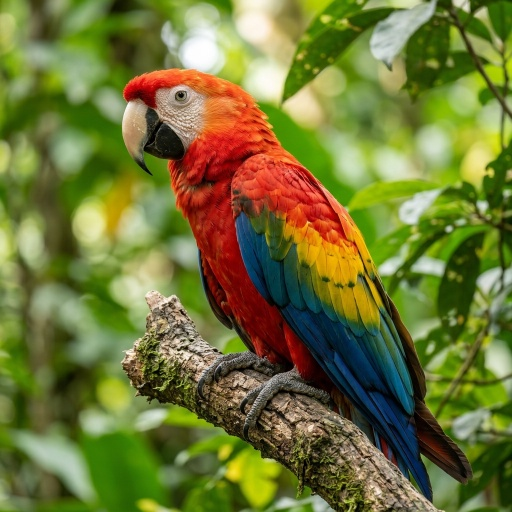
#> input picture DIP/image.jpg, 512 x 512 px
$ python fourier_transform.py
#> lines starting #> are read from the running program, lines starting #| are printed output that depends on the picture
# Question 20: 2D Fourier Transform and Inverse DFT
import cv2
import numpy as np
import matplotlib.pyplot as plt

img = cv2.imread('image.jpg', 0)
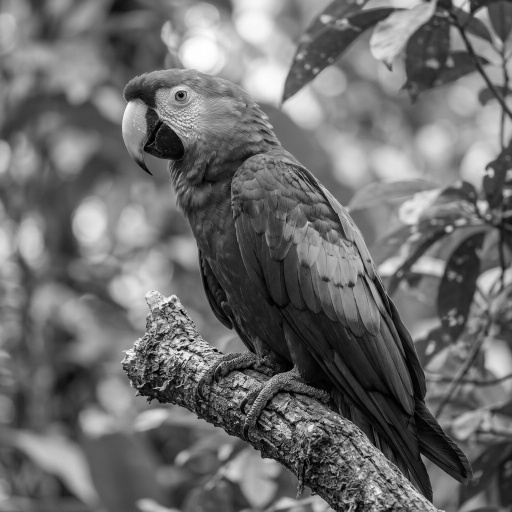
#> img: shape (512, 512); min 0, max 255, mean 109.1
f = np.fft.fft2(img)
fshift = np.fft.fftshift(f)
magnitude_spectrum = 20 * np.log(np.abs(fshift) + 1)
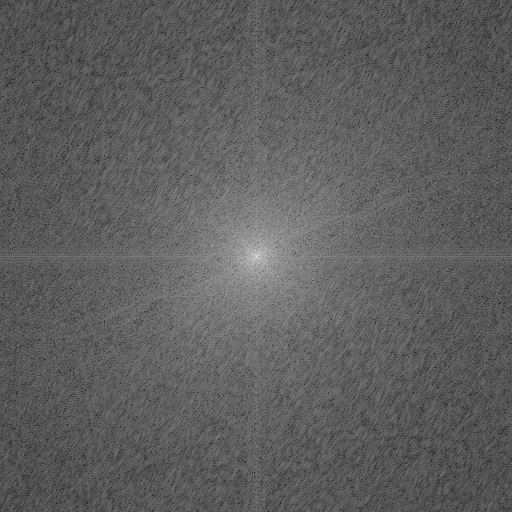
#> magnitude_spectrum: shape (512, 512) float64; min 58.89, max 343.4, mean 164.5; drawn with min black and max white

# Inverse DFT
inv_shift = np.fft.ifftshift(fshift)
reconstructed = np.abs(np.fft.ifft2(inv_shift))

plt.subplot(1, 3, 1), plt.imshow(img, cmap='gray'), plt.title('Original'), plt.axis('off')
plt.subplot(1, 3, 2), plt.imshow(magnitude_spectrum, cmap='gray'), plt.title('Magnitude Spectrum'), plt.axis('off')
plt.subplot(1, 3, 3), plt.imshow(reconstructed, cmap='gray'), plt.title('Reconstructed'), plt.axis('off')
plt.show()
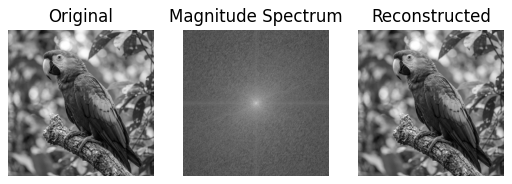
#> figure drawn by matplotlib, 3 panels

# Output: Original image, centered magnitude spectrum, and reconstructed image via IDFT

$ run again, with DIP/reference.jpg copied over DIP/image.jpg
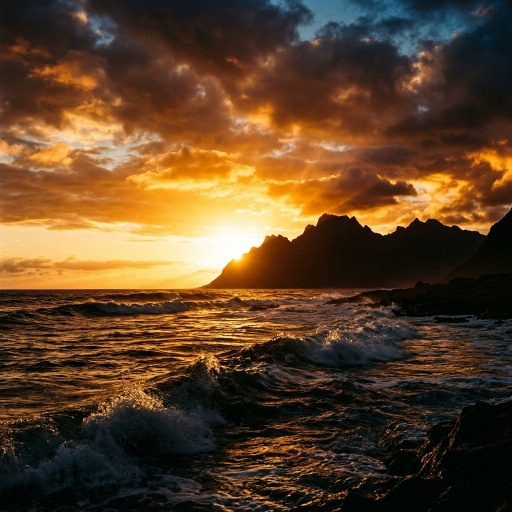
#> input picture DIP/reference.jpg, 512 x 512 px
#> `magnitude_spectrum = 20 * np.log(np.abs(fshift) + 1)`:
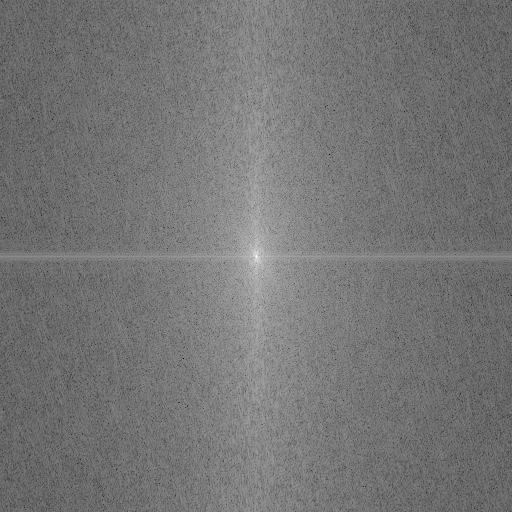
#> magnitude_spectrum: shape (512, 512) float64; min 15.09, max 334.8, mean 162.5; drawn with min black and max white
#> `plt.show()`:
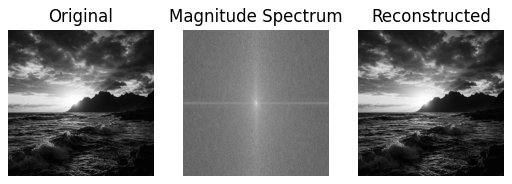
#> figure drawn by matplotlib, 3 panels
